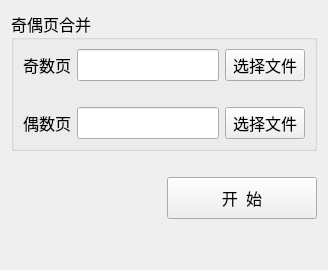
      <widget class="QWidget" name="main">
       <layout class="QVBoxLayout" name="verticalLayout">
        <item>
         <widget class="QGroupBox" name="groupBox_3">
          <property name="font">
           <font>
            <family>MiSans</family>
            <pointsize>12</pointsize>
            <weight>50</weight>
            <bold>false</bold>
           </font>
          </property>
          <property name="title">
           <string>奇偶页合并</string>
          </property>
          <layout class="QGridLayout" name="gridLayout">
           <item row="2" column="2">
            <widget class="QPushButton" name="btn_even">
             <property name="sizePolicy">
              <sizepolicy hsizetype="Minimum" vsizetype="Preferred">
               <horstretch>0</horstretch>
               <verstretch>0</verstretch>
              </sizepolicy>
             </property>
             <property name="font">
              <font>
               <family>MiSans</family>
               <pointsize>12</pointsize>
              </font>
             </property>
             <property name="text">
              <string>选择文件</string>
             </property>
            </widget>
           </item>
           <item row="2" column="0">
            <widget class="QLabel" name="label_2">
             <property name="sizePolicy">
              <sizepolicy hsizetype="Preferred" vsizetype="Fixed">
               <horstretch>0</horstretch>
               <verstretch>0</verstretch>
              </sizepolicy>
             </property>
             <property name="font">
              <font>
               <family>MiSans</family>
               <pointsize>12</pointsize>
              </font>
             </property>
             <property name="text">
              <string>偶数页</string>
             </property>
            </widget>
           </item>
           <item row="0" column="0">
            <widget class="QLabel" name="label">
             <property name="sizePolicy">
              <sizepolicy hsizetype="Preferred" vsizetype="Fixed">
               <horstretch>0</horstretch>
               <verstretch>0</verstretch>
              </sizepolicy>
             </property>
             <property name="font">
              <font>
               <family>MiSans</family>
               <pointsize>12</pointsize>
               <weight>50</weight>
               <bold>false</bold>
              </font>
             </property>
             <property name="text">
              <string>奇数页</string>
             </property>
            </widget>
           </item>
           <item row="2" column="1">
            <widget class="MyLineEdit" name="lineEdit_even">
             <property name="sizePolicy">
              <sizepolicy hsizetype="Expanding" vsizetype="Preferred">
               <horstretch>0</horstretch>
               <verstretch>0</verstretch>
              </sizepolicy>
             </property>
             <property name="font">
              <font>
               <family>MiSans</family>
               <pointsize>12</pointsize>
              </font>
             </property>
             <property name="placeholderText">
              <string/>
             </property>
            </widget>
           </item>
           <item row="0" column="1">
            <widget class="MyLineEdit" name="lineEdit_odd">
             <property name="sizePolicy">
              <sizepolicy hsizetype="Expanding" vsizetype="Preferred">
               <horstretch>0</horstretch>
               <verstretch>0</verstretch>
              </sizepolicy>
             </property>
             <property name="font">
              <font>
               <family>MiSans</family>
               <pointsize>12</pointsize>
              </font>
             </property>
            </widget>
           </item>
           <item row="0" column="2">
            <widget class="QPushButton" name="btn_odd">
             <property name="sizePolicy">
              <sizepolicy hsizetype="Minimum" vsizetype="Preferred">
               <horstretch>0</horstretch>
               <verstretch>0</verstretch>
              </sizepolicy>
             </property>
             <property name="font">
              <font>
               <family>MiSans</family>
               <pointsize>12</pointsize>
              </font>
             </property>
             <property name="text">
              <string>选择文件</string>
             </property>
            </widget>
           </item>
           <item row="1" column="1">
            <spacer name="verticalSpacer_10">
             <property name="orientation">
              <enum>Qt::Vertical</enum>
             </property>
             <property name="sizeType">
              <enum>QSizePolicy::Fixed</enum>
             </property>
             <property name="sizeHint" stdset="0">
              <size>
               <width>20</width>
               <height>20</height>
              </size>
             </property>
            </spacer>
           </item>
          </layout>
         </widget>
        </item>
        <item>
         <spacer name="verticalSpacer_2">
          <property name="orientation">
           <enum>Qt::Vertical</enum>
          </property>
          <property name="sizeType">
           <enum>QSizePolicy::Fixed</enum>
          </property>
          <property name="sizeHint" stdset="0">
           <size>
            <width>20</width>
            <height>20</height>
           </size>
          </property>
         </spacer>
        </item>
        <item>
         <layout class="QHBoxLayout" name="horizontalLayout" stretch="3,1">
          <item>
           <spacer name="horizontalSpacer_2">
            <property name="orientation">
             <enum>Qt::Horizontal</enum>
            </property>
            <property name="sizeHint" stdset="0">
             <size>
              <width>40</width>
              <height>20</height>
             </size>
            </property>
           </spacer>
          </item>
          <item>
           <widget class="QPushButton" name="btn_odd_merge">
            <property name="sizePolicy">
             <sizepolicy hsizetype="Fixed" vsizetype="Fixed">
              <horstretch>0</horstretch>
              <verstretch>0</verstretch>
             </sizepolicy>
            </property>
            <property name="minimumSize">
             <size>
              <width>150</width>
              <height>42</height>
             </size>
            </property>
            <property name="font">
             <font>
              <family>MiSans</family>
              <pointsize>12</pointsize>
              <weight>50</weight>
              <bold>false</bold>
             </font>
            </property>
            <property name="text">
             <string>开  始</string>
            </property>
           </widget>
          </item>
         </layout>
        </item>
        <item>
         <spacer name="verticalSpacer">
          <property name="orientation">
           <enum>Qt::Vertical</enum>
          </property>
          <property name="sizeHint" stdset="0">
           <size>
            <width>20</width>
            <height>40</height>
           </size>
          </property>
         </spacer>
        </item>
       </layout>
      </widget>
